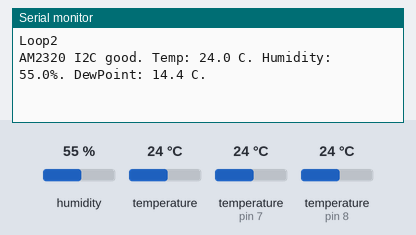
Bench run of a sketch on a simulated Arduino Uno, built with avr-gcc and run on an emulated ATmega328P. Parts: the last lines printed to the serial monitor. The inputs (shaded band) are chosen by the test bench; at power-on: temperature 24 °C, temperature (sensors on pin 7, pin 8) 24 °C, humidity 55 %.

Above: at 12.4 s.
12.5 s: temperature (sensor 0) set to 41 °C
At 14.2 s:
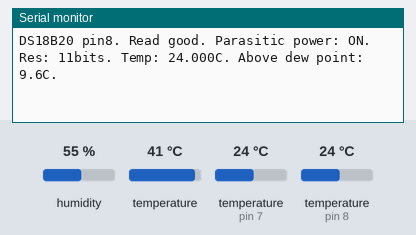
26.4 s: temperature (sensor on pin 7) set to 12 °C
At 27.5 s:
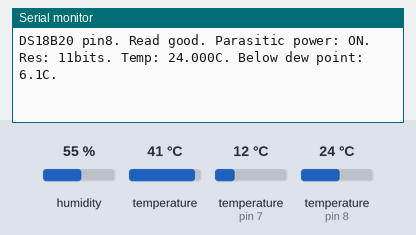
35.1 s: temperature (sensor on pin 8) set to 12 °C
At 37.4 s:
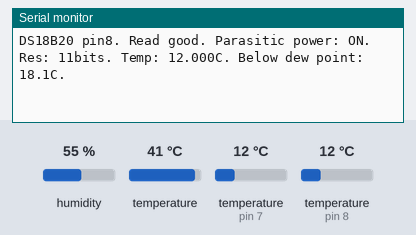
43.8 s: humidity set to 22 %
At 49.1 s:
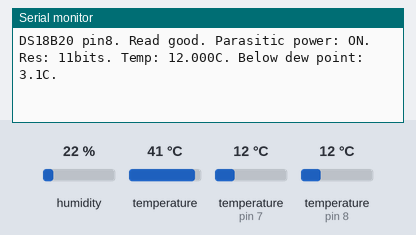
52.5 s: temperature (sensor on pin 7) set to 19 °C
At 60.7 s:
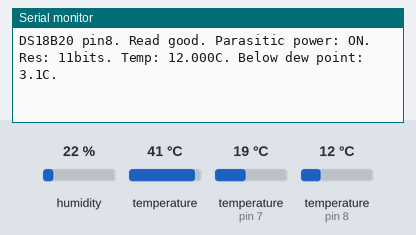
61.2 s: temperature (sensor on pin 8) set to 19 °C
At 70.6 s:
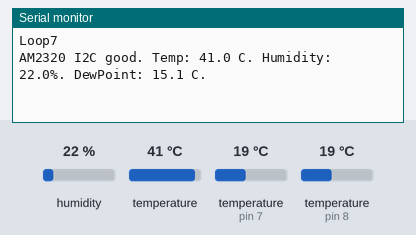
Timing chart, 0 to 70.9 s (numbered marks = the images above; inputs shaded):
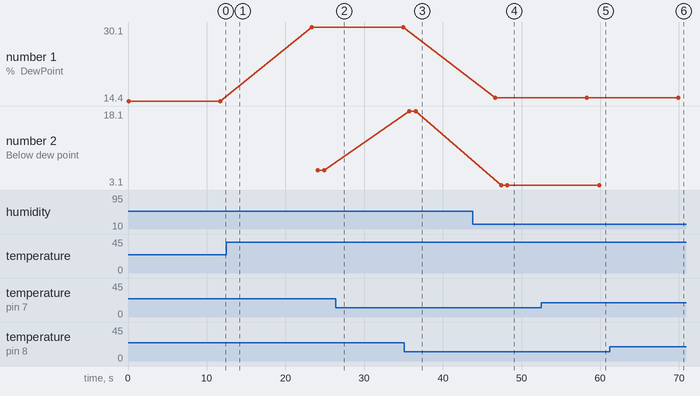

Measured:
- after the input at 35.1 s, the serial monitor: prints a new line after 1.5 s (image 3)
- after the input at 43.8 s, the serial monitor: prints a new line after 2.8 s (image 4)
- after the input at 52.5 s, the serial monitor: prints a new line after 6.6 s (image 5)
- plotted number 1: 14.4 → 30.1 after the input at 12.5 s, 30.1 → 15.1 after the input at 43.8 s
- plotted number 2: 18.1 → 3.1 after the input at 43.8 s

The sketch:

DewH_a_AM2320-DS18B20.ino
```cpp
// test the sensors

// include the global variables & constants for PINs etc
#include "Globals.h"

// AM2320 for ambient temperature & humidity sensing on I2C - ADAFRUIT libraries
#include "Adafruit_Sensor.h"
#include "Adafruit_AM2320.h"
Adafruit_AM2320 am2320 = Adafruit_AM2320();

// DS18B20s: setup oneWire instances and pass references to Dallas Temperature
// set up 2x channels with Heater/DS18B20
#include <OneWire.h>
#include <DallasTemperature.h>
OneWire oneWire0(DS18B20pin[0]);
OneWire oneWire1(DS18B20pin[1]);
DallasTemperature sensor0(&oneWire0);
DallasTemperature sensor1(&oneWire1);

// some other variables (in addition to Globals from main program
int       numberOfDevices[numChannels];
boolean   isItParasitic[numChannels];
int       deviceResolution[numChannels];
int       loopNumber = 1;

void setup() {
  // start serial port
  Serial.begin(9600);

  // Start up the sensor libraries - AM2320 & DS18B20s
  am2320.begin();
  sensor0.begin();
  sensor1.begin();
  sensor0.setResolution(resDS18B20);
  sensor1.setResolution(resDS18B20);
}

void loop() {
  Serial.print("Loop");
  Serial.println(loopNumber);

  // The AM2320 on I2C
  getAM2320data();
  printAM2320data();

  // The DS18B20s on one-wire/dallastemperature
  getDS18B20data(0);
  printDS18B20data(0);
  getDS18B20data(1);
  printDS18B20data(1);

  delay(10000);
  loopNumber +=1;
}
```

Globals.h
```cpp
/*
 *    these are the pins being used for all peripherals
 *   temp & temp/humidity sensors, heaters, LCD display
*/

// 16x2 LCD display = I2C.
// nothing to define here

// Ambient temperature/humidity sensor. Adafruit AM2320 = I2C.
float   dewPointAmbient;
float   temperatureAmbient;
float   humidityAmbient;
boolean errorAM2320;

// 2x channels with Heaters & can have DS18B20 temp sensors
//  - comes from - https://github.com/milesburton/Arduino-Temperature-Control-Library
const int numChannels   = 2;
const int DS18B20pin[]  = {7, 8};      // on pins 7 & 8
const int heaterPin[]   = {9, 10};      // MOSFET Driver modules = Heater Outputs 1-2 on PWM pins 9 & 10.
// DS18B20s
float     tempSensor[numChannels];     // DS18B20 sensor temperatures from sensors1/2
boolean   errorDS18B20[numChannels];   // true if error reading channel temp
const int resDS18B20    = 11;           // resolution of DS18B20 read. I think 9-12 = 0.5 - 0.125 degC
```

getData.ino
```cpp
void getAM2320data() {
  // read ambient temp and humidity - takes 100s of msec?
  temperatureAmbient = am2320.readTemperature();
  humidityAmbient = am2320.readHumidity();
//  delay(200);
  calcDewPoint();
}

void calcDewPoint() {
  float logEx;

  if (isnan(temperatureAmbient) || isnan(humidityAmbient)) {
    // read error
    errorAM2320 = true;
  }
  else {
    // Calc dew point if no error reading AM2320 sensor
    // simple calc = dewPointAmbient = temperatureAmbient - ((100 - humidityAmbient)/5.0);
    // this is the more complex calc
    logEx=0.66077 + 7.5*temperatureAmbient/(237.3+temperatureAmbient) + (log10(humidityAmbient) - 2);
    dewPointAmbient = (logEx - 0.66077)*237.3/(0.66077+7.5-logEx);
    errorAM2320 = false;
  }
}

void getDS18B20data(int theChannel) {
  // restart the library if last pass had a read error (value == -127C/DEVICE_DISCONNECTED_C)
  if (errorDS18B20[theChannel] == true) {
    if (theChannel == 0) sensor0.begin();
    if (theChannel == 1) sensor1.begin();
    delay(750/ (1 << (12-resDS18B20)));
    delay(750/ (1 << (12-resDS18B20)));
  }

  // The DS18B20s on one-wire digital pins
  // if (theChannel == 0) numberOfDevices[theChannel] = sensor0.getDeviceCount();
  // if (theChannel == 1) numberOfDevices[theChannel] = sensor1.getDeviceCount();

  // request temperature, calc delay needed for read/conversion
  if (theChannel == 0) sensor0.requestTemperatures();
  if (theChannel == 1) sensor1.requestTemperatures();
  delay(750/ (1 << (12-resDS18B20)));

  // check parasitic mode
  if (theChannel == 0) isItParasitic[theChannel] = sensor0.isParasitePowerMode();
  if (theChannel == 1) isItParasitic[theChannel] = sensor1.isParasitePowerMode();

  // get the resolution
  if (theChannel == 0) deviceResolution[theChannel] = sensor0.getResolution();
  if (theChannel == 1) deviceResolution[theChannel] = sensor1.getResolution();

  // get the temperature degC and check for error
  if (theChannel == 0) tempSensor[theChannel] = sensor0.getTempCByIndex(0);
  if (theChannel == 1) tempSensor[theChannel] = sensor1.getTempCByIndex(0);

  // save error status
  if (tempSensor[theChannel] == DEVICE_DISCONNECTED_C) {
    errorDS18B20[theChannel] = true;
  }
  else {
    errorDS18B20[theChannel] = false;
  }
}
```

printData.ino
```cpp
void printAM2320data() {
  Serial.print("AM2320 I2C ");
  if (errorAM2320) {
    Serial.println("error. ");
  }
  else {
    Serial.print("good.");
    Serial.print(" Temp: ");
    Serial.print(temperatureAmbient,1);
    Serial.print(" C. ");
    Serial.print("Humidity: ");
    Serial.print(humidityAmbient,1);
    Serial.print("%. ");
    Serial.print("DewPoint: ");
    Serial.print(dewPointAmbient,1);
    Serial.println(" C. ");
  }
}

void printDS18B20data(int theChannel) {
  float theTempDiff;
  Serial.print("DS18B20 pin");
  Serial.print(DS18B20pin[theChannel]);
  Serial.print(". ");

  // check if error reading
  if (errorDS18B20[theChannel]) {
    Serial.print("Read error.");
  }
  else {
    Serial.print("Read good. Parasitic power: ");
    if (isItParasitic) Serial.print("ON. ");
      else Serial.print("OFF. ");
    Serial.print("Res: ");
    Serial.print(deviceResolution[theChannel]);
    Serial.print("bits. ");
    Serial.print("Temp: ");
    Serial.print(tempSensor[theChannel], 3);
    Serial.print("C. ");

    // and also if AM2320 read OK
    if (!errorAM2320) {
      theTempDiff = tempSensor[theChannel] - dewPointAmbient;
      if (theTempDiff > 0) Serial.print("Above dew point: ");
      if (theTempDiff < 0) Serial.print("Below dew point: ");
      if (theTempDiff == 0) Serial.print("At dew point: ");
      Serial.print(abs(theTempDiff), 1);
      Serial.print("C. ");
    }
  }
  Serial.println();
}
```
